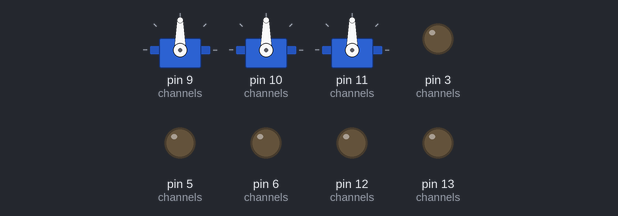
Simulated run of this sketch. Board: Arduino Uno, built with avr-gcc and run on an emulated ATmega328P. On the bench: 3 × servo, output pins drawn as LEDs (lit = HIGH). Random numbers use the default seed unless the sketch sets one; pins used as bus, display or sensor lines are not drawn.

Above: at 0.1 s.
At 4.1 s:
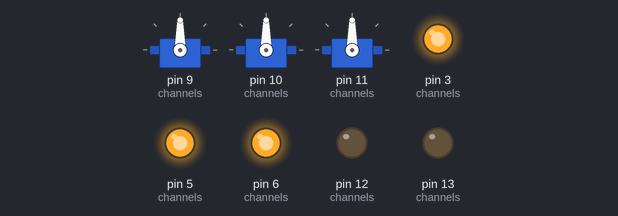
At 8.1 s:
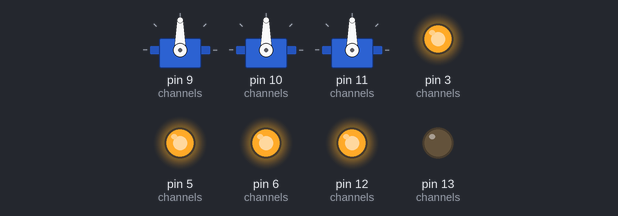
At 12.1 s:
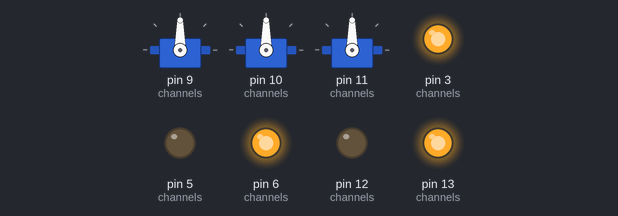
At 22.1 s:
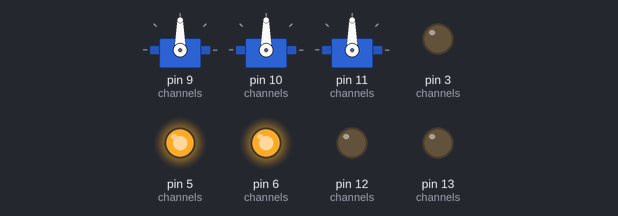
At 33.1 s:
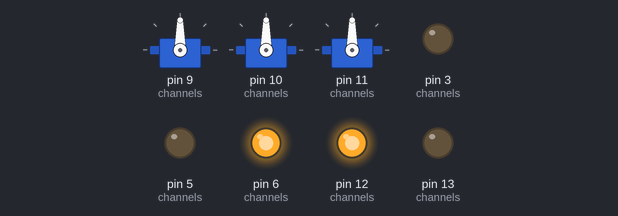
Timing chart, 0 to 40.0 s (numbered marks = the images above):
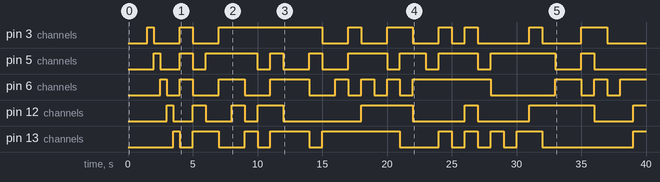

Measured:
- by itself, pin 3 (channels): HIGH → LOW at 2.0 s, → HIGH 2.0 s later, → LOW 1.0 s later, → HIGH 2.0 s later, … (17 changes in this stretch)
- by itself, pin 5 (channels): HIGH → LOW at 2.5 s, → HIGH 1.5 s later, → LOW 1.0 s later, → HIGH 1.0 s later, … (19 changes in this stretch)
- by itself, pin 6 (channels): HIGH → LOW at 3.0 s, → HIGH 1.0 s later, → LOW 1.0 s later, → HIGH 2.0 s later, … (20 changes in this stretch)
- by itself, pin 12 (channels): HIGH → LOW at 3.5 s, → HIGH 1.5 s later, → LOW 1.0 s later, → HIGH 2.0 s later, … (14 changes in this stretch)
- by itself, pin 13 (channels): HIGH → LOW at 4.0 s, → HIGH 1.0 s later, → LOW 2.0 s later, → HIGH 2.0 s later, … (18 changes in this stretch)

The sketch:

singingpumpkins.ino
```cpp
/*
  This code runs vixen through the arduino, usining pins 3, 5, and 6 with
  3 seperate servos; pins 9, 10, and 11 are used for 3 LED circuits with PWM;
  pins 12, 13 are extra digital pins.

  Adapted from code by GSRVAhiker17, zparticle, victor_pv, Si_champion, and Neil Tapp.
*/

#include <Servo.h>    // Servos
#include <avr/wdt.h>  // Raw AVR watchdog timer

// Testing mode (treat servos as simple PWM)
const bool TESTINGMODE = false;

// Vixen header (identifies a light sequence)
const int HEADER_LEN = 2;
const char seqHeader[] = {'~','!'};

// Timeout waiting for serial input before going to random mode (in milliseconds).
const int TIME_OUT = 1000;

// Channels mapped to pin numbers
const int PUMPKIN1_MOUTH = 9;
const int PUMPKIN2_MOUTH = 10;
const int PUMPKIN3_MOUTH = 11;
const int PUMPKIN1_EYES  = 3;
const int PUMPKIN2_EYES = 5;
const int PUMPKIN3_EYES = 6;
const int LIGHTS1 = 12;
const int LIGHTS2 = 13;
const int CHAN9 = 2;
const int CHAN10 = 4;
const int CHAN11 = 5;
const int CHAN12 = 7;
const int CHAN13 = A0;
const int CHAN14 = A1;
const int CHAN15 = A2;
const int CHAN16 = A3;
const int CHAN17 = A4;
const int CHAN18 = A5;

// List of active channels
const int channels[] = {PUMPKIN1_MOUTH, PUMPKIN2_MOUTH, PUMPKIN3_MOUTH,
                        PUMPKIN1_EYES, PUMPKIN2_EYES, PUMPKIN3_EYES, LIGHTS1, LIGHTS2,
                        CHAN9, CHAN10, CHAN11, CHAN12, CHAN13, CHAN14, CHAN15, CHAN16,
                        CHAN17, CHAN18
                       };

// Number of active channels
const int NUM_ACTIVE_CHANNELS = 8;

// PWM map
const int isPWM[] = {true, true, true, true, true, true, false, false, false, false,
                     false, false, false, false, false, false, false, false
                    };

// Servos
const int SERVO_DELAY = 15; // delay after servo is activated (allow it to move)
const int NUM_SERVOS = 3;
const int NEUTRAL = 90;  // Neutral position
Servo servos[NUM_SERVOS];

// Min servo opening in degrees from neutral position
const int servoMin[] = {0, 0, 0};

// Max servo opening in degrees from neutral position
const int servoMax[] = {35, 45, 45};
//const int servoMax[] = {20, 15, 15};

// Servo channel map
const int NO_SERVO = -1;
const int servoNumber[] = {0, 1, 2, NO_SERVO, NO_SERVO, NO_SERVO, NO_SERVO, NO_SERVO,
                        NO_SERVO, NO_SERVO, NO_SERVO, NO_SERVO, NO_SERVO, NO_SERVO, NO_SERVO, NO_SERVO,
                        NO_SERVO, NO_SERVO
                       };

// Servo direction
const int CLOCKWISE = 1;
const int COUNTERCLOCKWISE = -1;
const int servoDirection[] = {COUNTERCLOCKWISE, CLOCKWISE, CLOCKWISE};

// Serial
const long COM_SPEED = 115200;
int incomingByte[NUM_ACTIVE_CHANNELS];  // array to store the channel values from the serial port

// Misc
int i = 0;                              // Loop counter
int j = 0;                              // Loop counter
volatile unsigned long  timer_a = 0;    // Timer


//setup the pins/ inputs & outputs
void setup()
{
  // enable the watchdog timer with a time of 1 second. If the board freezes, it will reset itself after 1 second.
  wdt_enable(WDTO_1S);

  // specifically for the UNO
  sei();

  // initalize PWM Channels / Pins
  for (i = 0; i < NUM_ACTIVE_CHANNELS; i++) {
    pinMode(channels[i], OUTPUT);
    if ((servoNumber[i] != NO_SERVO) && !TESTINGMODE) {
      servos[servoNumber[i]].attach(channels[i]);
    }
  }

  // set all the channels off to begin
  for (i = 0; i < NUM_ACTIVE_CHANNELS; i++) {
    digitalWrite(channels[i], LOW);
    if ((servoNumber[i] != NO_SERVO) && !TESTINGMODE) {
      servos[servoNumber[i]].write(NEUTRAL);
    }
  }

  test_sequence(); // brief test
  Serial.begin(COM_SPEED);   // set up Serial
}

void loop()
{
  if (Serial.available() >= NUM_ACTIVE_CHANNELS + HEADER_LEN) {
    wdt_reset(); // resets the watchdog (prevents board lockup)
    timer_a = millis ();  // Mark the time when a message was received

    // read the header to verify this is in fact a light sequence
    // probably overkill, but borrowing from the above sources...
    for (int i = 0; i < HEADER_LEN; i++) {
      if (seqHeader[i] != Serial.read()) { return; }
      //Serial.read();
    }

    // read the oldest byte in the serial buffer:
    for (int i = 0; i < NUM_ACTIVE_CHANNELS; i++) {
      // read each byte
      incomingByte[i] = Serial.read();

      if ((servoNumber[i] != NO_SERVO) && !TESTINGMODE) {
        // SERVOS ------------------------------
        int angle = map(incomingByte[i], 0, 255, servoMin[servoNumber[i]], servoMax[servoNumber[i]]);
        angle *= servoDirection[servoNumber[i]];
        servos[servoNumber[i]].write(NEUTRAL + angle);
        delay(SERVO_DELAY);
      } else if (isPWM[i]) {
        // PWM ---------------------------------
        analogWrite(channels[i], incomingByte[i]);
      } else {
        // DIGITAL (A2D) -----------------------
        if (incomingByte[i] <= 127) {
          digitalWrite(channels[i], LOW);
        } else {
          digitalWrite(channels[i], HIGH);
        }
      }
    }

  } else {
    // Random mode starts if no serial input has been received in TIME_OUT milliseconds
    wdt_reset(); // resets the watchdog (prevents board lockup)
    unsigned long diff = millis() - timer_a;
    if (diff >= TIME_OUT) {
      timer_a = millis ();
      int random_a = 0;
      for (i = 0; i < NUM_ACTIVE_CHANNELS; i++) {
        if ((servoNumber[i] != NO_SERVO) && !TESTINGMODE) continue;
        random_a = random(0, 2);
        if (random_a == 0) {
          digitalWrite(channels[i], LOW);
        } else {
          digitalWrite(channels[i], HIGH);
        }
      }
    }
  }
}

// Test the setup briefly
void test_sequence() {
  for (i = 0; i < NUM_ACTIVE_CHANNELS; i++) {
    wdt_reset(); // resets the watchdog
    digitalWrite(channels[i], HIGH);
    delay (500);
    digitalWrite(channels[i], LOW);
  }
}
```
